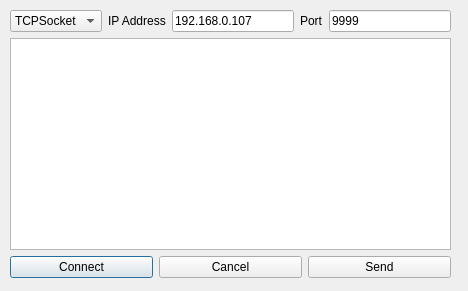
<?xml version="1.0" encoding="UTF-8"?>
<ui version="4.0">
 <class>ServerDialog</class>
 <widget class="QDialog" name="ServerDialog">
  <property name="geometry">
   <rect>
    <x>0</x>
    <y>0</y>
    <width>468</width>
    <height>291</height>
   </rect>
  </property>
  <property name="windowTitle">
   <string>Dialog</string>
  </property>
  <widget class="QWidget" name="">
   <property name="geometry">
    <rect>
     <x>10</x>
     <y>10</y>
     <width>441</width>
     <height>268</height>
    </rect>
   </property>
   <layout class="QVBoxLayout" name="verticalLayout">
    <item>
     <layout class="QHBoxLayout" name="horizontalLayout_2">
      <item>
       <widget class="QComboBox" name="cbxConnect">
        <item>
         <property name="text">
          <string>TCPSocket</string>
         </property>
        </item>
        <item>
         <property name="text">
          <string>Http</string>
         </property>
        </item>
       </widget>
      </item>
      <item>
       <widget class="QLabel" name="label">
        <property name="text">
         <string>IP Address</string>
        </property>
       </widget>
      </item>
      <item>
       <widget class="QLineEdit" name="lineIP">
        <property name="text">
         <string>192.168.0.107</string>
        </property>
       </widget>
      </item>
      <item>
       <widget class="QLabel" name="label_2">
        <property name="text">
         <string>Port</string>
        </property>
       </widget>
      </item>
      <item>
       <widget class="QLineEdit" name="linePort">
        <property name="text">
         <string>9999</string>
        </property>
       </widget>
      </item>
     </layout>
    </item>
    <item>
     <widget class="QTextEdit" name="txtContent"/>
    </item>
    <item>
     <layout class="QHBoxLayout" name="horizontalLayout">
      <item>
       <widget class="QPushButton" name="btnConnect">
        <property name="text">
         <string>Connect</string>
        </property>
       </widget>
      </item>
      <item>
       <widget class="QPushButton" name="btnCancel">
        <property name="text">
         <string>Cancel</string>
        </property>
       </widget>
      </item>
      <item>
       <widget class="QPushButton" name="btnSend">
        <property name="text">
         <string>Send</string>
        </property>
       </widget>
      </item>
     </layout>
    </item>
   </layout>
  </widget>
 </widget>
 <resources/>
 <connections/>
</ui>
